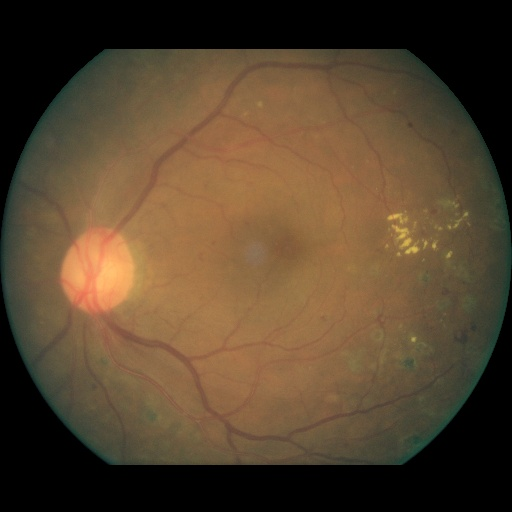
#> input picture data/diabetic/samples/12682_right.jpeg, 512 x 512 px
$ python -i preprocess.py   (imports and definitions only)   (older library calls are emulated)
#> lines starting #> are read from the running program, lines starting #| are printed output that depends on the picture; after the words box and inside, x2 and y2 are one past the last pixel; in counts of white or black regions, pixels touching at a corner belong together
import os
import cv2
import numpy as np
from tqdm import tqdm
from glob import glob

# [39 lines left out: function main, not called in this run]

def get_circle_mask(im):

    c_x, c_y, c_r = 0,0,0

    th, thIm = get_mask(im)

    x, y = np.where(thIm == 255)

    if np.prod(x.shape) > 0:
        c_x = np.mean(x, axis=0, dtype=np.int)
        c_y = np.mean(y, axis=0, dtype=np.int)

    edge_im = cv2.Canny(thIm,0,255)

    e_x, e_y = np.where(edge_im > 0)

    if np.prod(e_x.shape) > 0:
        r = np.sort(np.square(e_x - c_x)+np.square(e_y - c_y) )
        c_r = np.sqrt(r[int(np.prod(r.shape)*0.5)])-1

    else:
        c_r = np.min([c_x, c_y])-1

    if c_r > np.max([im.shape[0], im.shape[1]]) / 2:
        c_r = np.min([c_x, c_y])-1

    return c_x, c_y, np.int_(c_r), th


def get_mask(im):

    avg_im = np.uint8((np.float32(im[:,:,0]) + np.float32(im[:,:,1]) + np.float32(im[:,:,2]))/3)

    hist, bins = np.histogram(avg_im.flatten(),256,[0,256])

    cdf = hist.cumsum()

    threshold_max = 20

    proba = np.true_divide(hist, cdf)

    best_threshold, min_delta = 0, 100000

    for i in range(1,threshold_max):
        if cdf[i] > 0:
            delta = float(hist[i+1]) / float(cdf[i])
            if delta < min_delta:
                min_delta = delta
                best_threshold = i

    ret, mask = cv2.threshold(avg_im,best_threshold,255,cv2.THRESH_BINARY)

    return best_threshold, mask

# [111 lines left out: functions get_cropped_Im, get_normalized_Im, not called in this run]

# [3 lines not run here, left out]

>>> import cv2
>>> picture = cv2.imread('samples/12682_right.jpeg')
#> picture is the input picture: shape (512, 512, 3); mean B, G, R 46.1, 68, 86.7
>>> result = get_circle_mask(picture)
#> in get_mask, `avg_im = np.uint8((np.float32(im[:,:,0]) + np.float32(im[:,:,1]) + np...`:
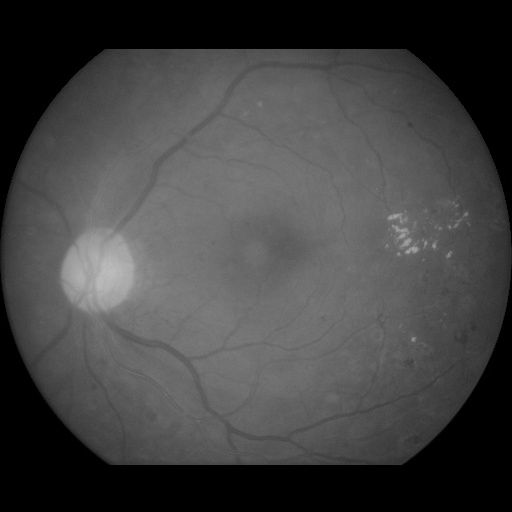
#> avg_im: shape (512, 512); min 0, max 188, mean 66.7
#> in get_mask, `hist, bins = np.histogram(avg_im.flatten(),256,[0,256])`: hist = 256 values, max 72621 at index 0, min 0 at index 189, mean 1024; bins = 257 values from 0 to 256
#> in get_mask, `cdf = hist.cumsum()`: cdf = 256 values from 72621 to 262144
#> in get_mask, `proba = np.true_divide(hist, cdf)`: proba = 256 values, max 1 at index 0, min 0 at index 189, mean 0.00888
#> the loop in get_mask, `for i in range(1,threshold_max):` made 19 passes
#> (delta, min_delta) on passes 1 to 7: (0.00754, 0.00754), (0.00221, 0.00221), (0.000925, 0.000925), (0.000475, 0.000475), (0.000198, 0.000198), (0.000132, 0.000132), (0.000119, 0.000119)
#> delta on passes 8, 10, 11, 12, 13, 14: 0.000185, 0.000277, 0.000224, 0.000211, 0.000237, 0.000316
#> after the loop in get_mask, `for i in range(1,threshold_max):`: best_threshold = 9; min_delta = 7.91e-05
#> in get_mask, `ret, mask = cv2.threshold(avg_im,best_threshold,255,cv2.THRESH_BINARY)`:
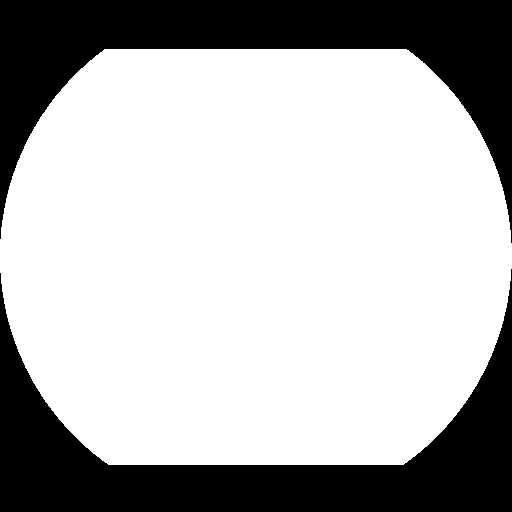
#> mask: shape (512, 512); 71.1% white; 2 black regions, box (x1, y1, x2, y2) and area: (0, 0, 512, 243) 38163, (0, 269, 512, 512) 37661
#> in get_mask, `ret, mask = cv2.threshold(avg_im,best_threshold,255,cv2.THRESH_BINARY)`: ret = 9
#> in get_circle_mask, `c_x = np.mean(x, axis=0, dtype=np.int)`: c_x = 256
#> in get_circle_mask, `c_y = np.mean(y, axis=0, dtype=np.int)`: c_y = 255
#> in get_circle_mask, `edge_im = cv2.Canny(thIm,0,255)`:
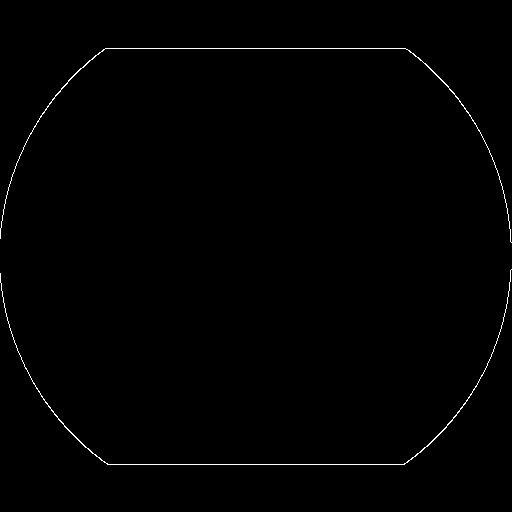
#> edge_im: shape (512, 512); 0.61% white in thin lines or dots, all inside (x1, y1, x2, y2) = (0, 48, 512, 465)
#> in get_circle_mask, `e_x, e_y = np.where(edge_im > 0)`: e_x = 1593 values from 48 to 464; e_y = 1593 values, max 511 at index 793, min 0 at index 768, mean 256.3
#> in get_circle_mask, `r = np.sort(np.square(e_x - c_x)+np.square(e_y - c_y) )`: r = 1593 values from 43264 to 66173
#> in get_circle_mask, `c_r = np.sqrt(r[int(np.prod(r.shape)*0.5)])-1`: c_r = 254.4
#> result = (256, 255, 254, 9)
